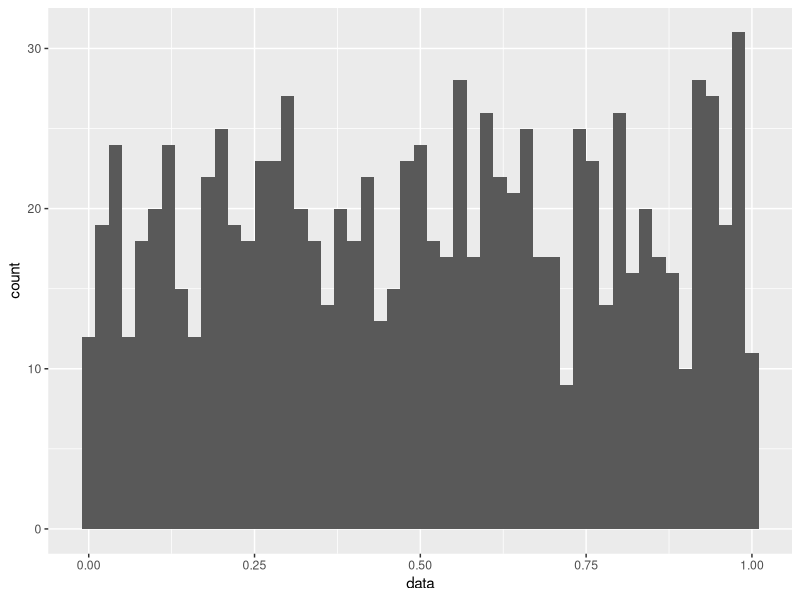
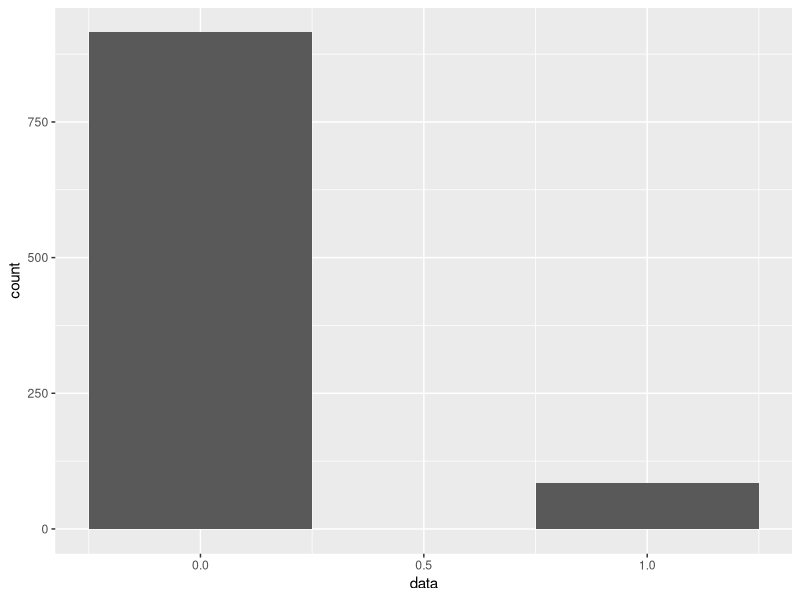
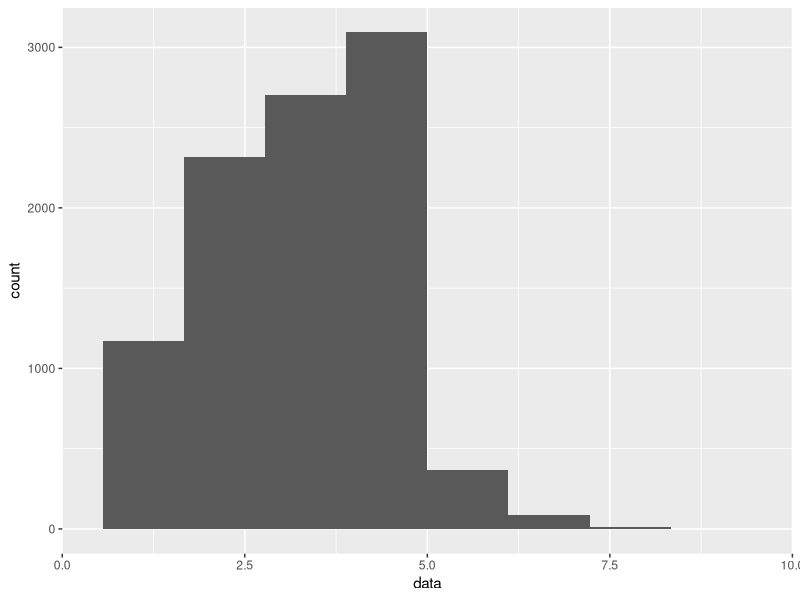
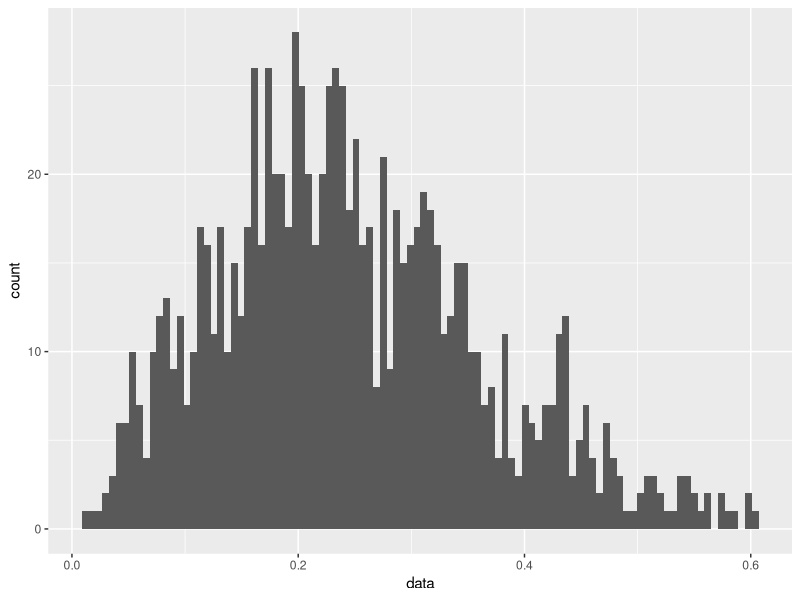
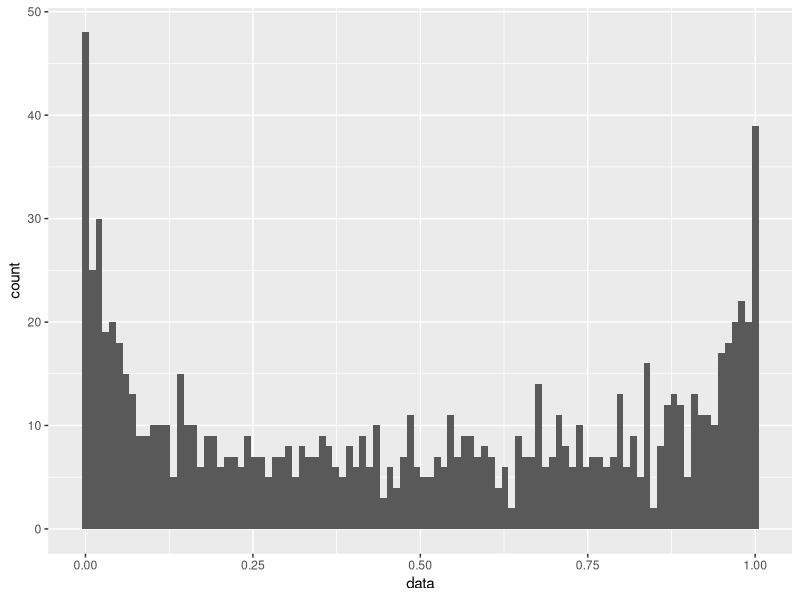
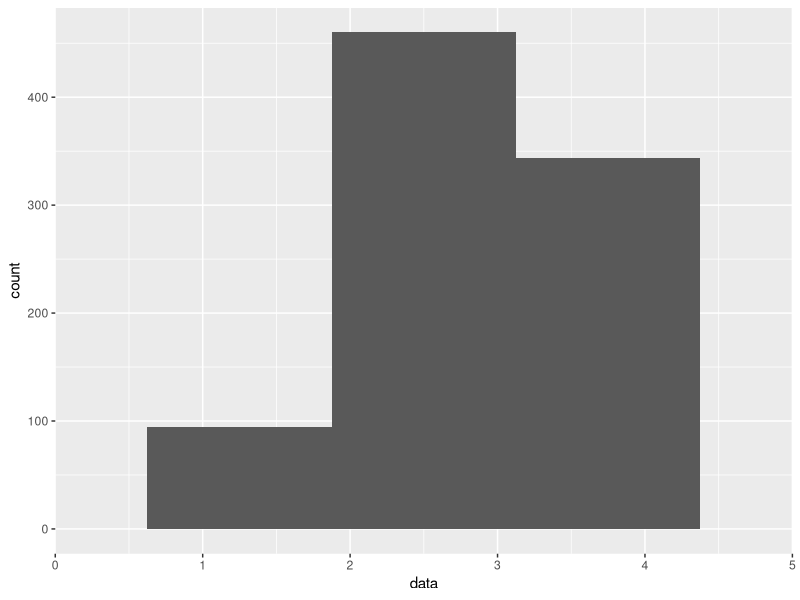
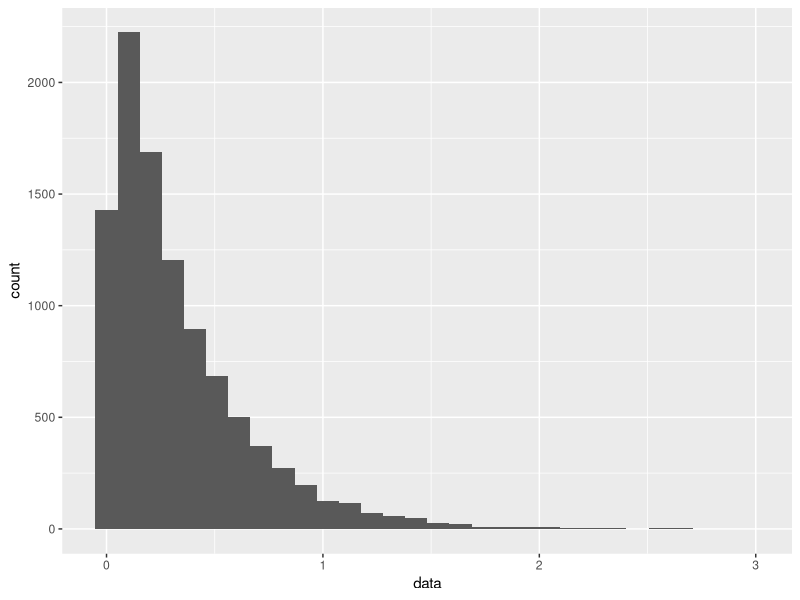
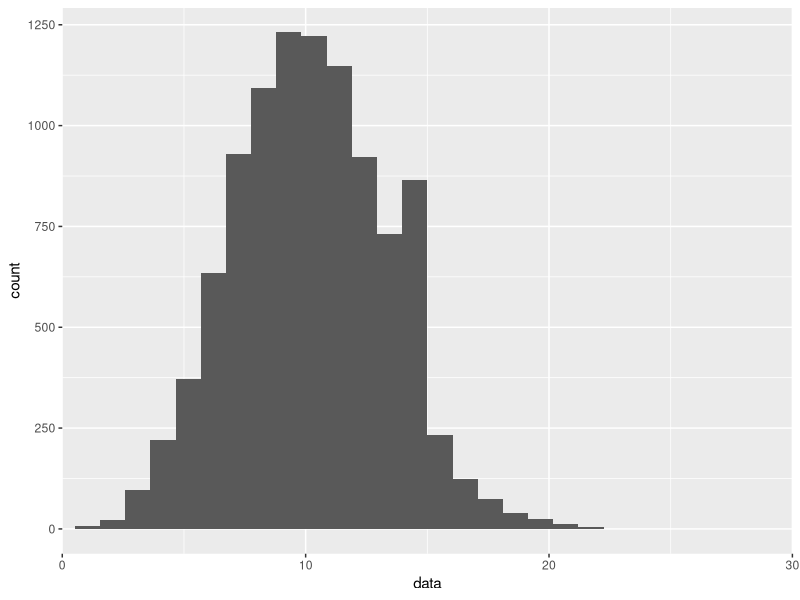

The R script that drew these images, in order:
## ---- chunk 1
knitr::opts_chunk$set(echo = TRUE)
## ---- chunk 2
library(ggplot2)
library(tidyr)
set.seed(1234)
data = runif(n = 1000, min = 0, max = 1)
data_df <- data.frame(data = data)
ggplot(data = data_df, aes(x = data))+
  geom_histogram(
    #bins = 20, # binsはX軸を何個の区画に分けるかを指定。X軸の定義域で区画内幅は変化する
    binwidth = 0.02 # binwitdhは区画内幅を指定する。何個に分けるかはその後に決まる
    )
## ---- chunk 3
data = sample(x = c(0,1), size = 1000, replace = TRUE, prob= c(0.9, 0.1))
data_df <- data.frame(data = data)
ggplot(data = data_df, aes(x = data))+
  geom_histogram(bins = 3,
  )
## ---- chunk 4
data = rbinom(n= 10000, size= 10, prob= 0.3) # nはシミュレーションの回数、sizeはシミュレーションの中での試行回数
data_df <- data.frame(data = data)
ggplot(data = data_df, aes(x = data))+
  geom_histogram(bins = 10
  )+
  scale_x_continuous(
    limits = c(0,10),
    expand = c(0,0) # mult, と　add の引数
  )
  
## ---- chunk 5
## ベータ分布
### 山型
data = rbeta(n= 1000, shape1 = 3, shape2 = 9 ,ncp = 0) # 山型分布
data_df <- data.frame(data = data)
ggplot(data = data_df, aes(x = data))+
  geom_histogram(bins = 100,
  )
### U字型
data = rbeta(n= 1000, shape1 = 0.5, shape2 = 0.5 ,ncp = 0) # 山型分布
data_df <- data.frame(data = data)
ggplot(data = data_df, aes(x = data))+
  geom_histogram(bins = 100,
  )
## ---- chunk 6
data = sample.int(n=5, size=1000, replace=TRUE, prob=c(0.1, 0.2, 0.25, 0.35, 0.1)) #sample.intで乱数生成
data_df <- data.frame(data = data)
ggplot(data = data_df, aes(x = data))+
  geom_histogram(bins = 5)+
   scale_x_continuous(
        limits = c(0,5),
        expand = c(0,0) # mult, と　add の引数
    )
## ---- chunk 7
data = rmultinom(n= 10, size = 20, prob = c(0.1, 0.2, 0.3, 0.4)) # ４次元のベクトル
data_df <- data.frame(data = data)
data_df # シミュレーション回数１０回で、それぞれ２０回の試行回数
### 同時確率の計算（例１：起きそうな組み合わせ）
data = dmultinom(x= c(0,1,3,6), size = 10, prob = c(0.1, 0.2, 0.3, 0.4))
data_df <- data.frame(data = data)
data_df

### 同時確率の計算（例２：滅多に起きない組み合わせ）
data = dmultinom(x= c(3,4,1,2), size = 10, prob = c(0.1, 0.2, 0.3, 0.4))
data_df <- data.frame(data = data)
data_df
## ---- chunk 8

## ---- chunk 9
data = rexp(n= 10000, rate = 3)
data_df <- data.frame(data = data)
ggplot(data = data_df, aes(x = data))+
  geom_histogram(bins = 30,
  )
## ---- chunk 10
data = rpois(n= 10000, lambda = 10)
data_df <- data.frame(data = data)
ggplot(data = data_df, aes(x = data))+
  geom_histogram(bins = 30)+
  scale_x_continuous(
    limits = c(0,30),
    expand = c(0,0) # mult, と　add の引数
    )
## ---- chunk 11
data = rgamma(n= 10000, shape = 3, scale = 3)
data_df <- data.frame(data = data)
ggplot(data = data_df, aes(x = data))+
  geom_histogram(bins = 30,
  )
## ---- chunk 12
data1 = rnorm(n= 10000, mean = 3, sd = 1)
data2 = rnorm(n= 10000, mean = 8, sd = 3)
data_df <- data.frame(data1 = data1, data2 = data2)
df <- tidyr::gather(data_df)  ## tidyrのgather関数でdata1,data2を２列のデータに変形
ggplot(data = df, aes(x = value, fill = key))+
  geom_histogram(bins = 30, position = "identity", alpha = 0.8
  )
## ---- chunk 13
data1 = rlnorm(n= 10000, mean = 0, sd = 1)
data2 = rlnorm(n= 10000, mean = 3, sd = 0.4)
data3 = rlnorm(n= 10000, mean = 4, sd = 0.8)
data_df <- data.frame(data1 = data1, data2 = data2,data3 = data3)
df <- tidyr::gather(data_df)  ## tidyrのgather関数でdata1,data2を２列のデータに変形
ggplot(data = df, aes(x = value, fill = key))+
  geom_histogram(bins = 30, position = "identity", alpha = 0.4
  )+
  scale_x_continuous(
    limits = c(-10,200),
    expand = c(0,0) # mult, と　add の引数
  )

## ---- chunk 14
## 参考URL ：https://gist.github.com/richarddmorey/27e74bcbf28190d150d266ae141f5117
mu <- c(10, 20) ## X、Y軸の平均
cov <- matrix(c(2.0, 0.5, 0.5, 1.0), ncol = 2) ## 分散共分散行列
data <- mvtnorm::rmvnorm(n = 100, mean = mu, sigma = cov) ## mvtvnormを指定しないとエラーになる
df <- data
colnames(df) <- c('X1', 'X2')
ggplot(data = as.data.frame(df), aes(x = X1, y= X2))+
  geom_point(position = "identity", alpha = 0.4
  )
## ---- chunk 15
data1 = rcauchy(n= 10000, location = 0, scale = 10)
data2 = rcauchy(n= 10000, location = 0, scale = 30)
data_df <- data.frame(data1 = data1, data2 = data2)
df <- tidyr::gather(data_df)  ## tidyrのgather関数でdata1,data2を２列のデータに変形
ggplot(data = df, aes(x = value, fill = key))+
  geom_histogram(bins = 100, position = "identity", alpha = 0.4
  )+
  scale_x_continuous(
    limits = c(-100,100),
    expand = c(0,0) # mult, と　add の引数
  )
## ---- chunk 16
data1 = rt(n= 1000, df = 20, ncp = 0)　## 自由度大きいほど、裾は短い
data2 = rt(n= 1000, df = 1, ncp = 0) ## 自由度は１以下の小数も入力できるが、定義上どうなんだろう。
data_df <- data.frame(data1 = data1, data2 = data2)
df <- tidyr::gather(data_df)  ## tidyrのgather関数でdata1,data2を２列のデータに変形
ggplot(data = df, aes(x = value, fill = key))+
  geom_histogram(bins = 100, position = "identity", alpha = 0.4
  )+
  scale_x_continuous(
    limits = c(-40,40),
    expand = c(0,0) # mult, と　add の引数
  )
## ---- chunk 17
rlaplace <- function(n) {  ## 用意された関数はないので定義する
  u <- log(runif(n))
  v <- ifelse(runif(n)>1/2, 1, -1)
  return(u*v)
}
data1 <- rlaplace(1000)
data2 <- rlaplace(1000)
data_df <- data.frame(data1 = data1, data2 = data2)
df <- tidyr::gather(data_df)  ## tidyrのgather関数でdata1,data2を２列のデータに変形
ggplot(data = df, aes(x = value, fill = key))+
  geom_histogram(bins = 100, position = "identity", alpha = 0.4
  )+
  scale_x_continuous(
    limits = c(-10,10),
    expand = c(0,0) # mult, と　add の引数
  )
